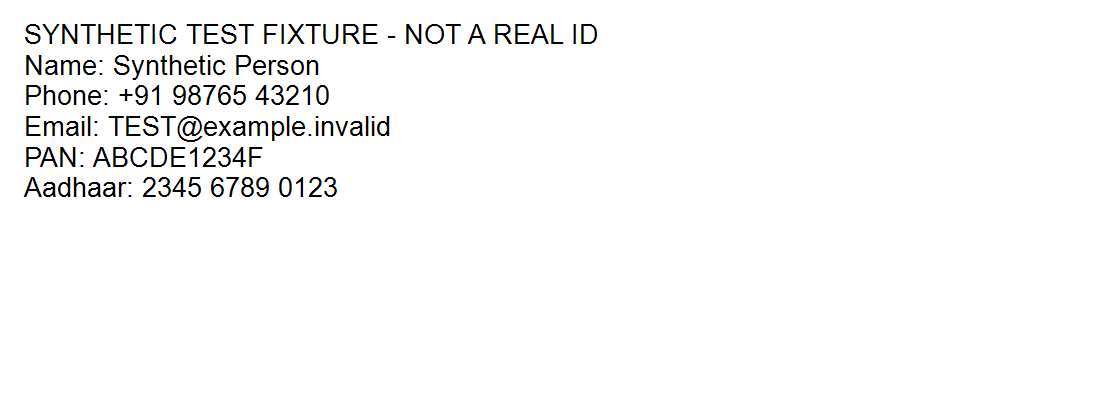
#> input picture tests/fixtures/synthetic-onboarding.png, 1100 x 400 px
$ python -i photo_extract.py   (imports and definitions only)
#> lines starting #> are read from the running program, lines starting #| are printed output that depends on the picture
#> further down, picture is the input picture: PIL image 1100x400 RGBA; mean R, G, B, A 248.4, 248.4, 248.3, 255
"""Extract candidate portrait photos from PAN, Aadhaar, and Resume documents.

Strategy:
 - PAN / Aadhaar (image scans): Use Pillow to detect face-like regions via
   skin-tone colour analysis and portrait-aspect-ratio heuristics, then crop.
 - Resume (PDF): Use pymupdf (fitz) to extract embedded images and pick the
   best portrait-proportioned one (likely the candidate photo).
 - Fallback: If no face region is found, return None (no photo stored).
"""

import io
import logging
from typing import Optional

log = logging.getLogger(__name__)


# [22 lines left out: functions _is_portrait_ratio, _has_skin_tones, not called in this run]


def _is_skin_pixel(r: int, g: int, b: int) -> bool:
    """Check if RGB values match human skin-tone range across all skin colours."""
    return r > 60 and g > 40 and b > 20 and abs(r - g) < 80 and r > b and (r - g) > 5


def _find_face_region_from_image(img) -> Optional[tuple]:
    """Find the portrait photo region in an ID card image.

    PAN and Aadhaar cards have a standardized layout:
    - The portrait photo is located in the upper-left quadrant (below the top header banner,
      above the bottom signature/UID band, and to the left of the name/text fields).
    - It takes up roughly 25-32% of card width and 40-48% of card height.
    - We use skin-tone pixel clustering to locate the candidate's actual headshot and crop
      with portrait margins (hair, face, shoulders).
    - Fallback: A standard ID photo frame is used if the photo is monochrome/grayscale,
      ensuring we NEVER crop the entire card or include signatures/headers.
    """
    w, h = img.size
#> w = 1100; h = 400
    is_landscape = w >= h
#> is_landscape = True

    zones = []
    if is_landscape:
        # Standard PAN/Aadhaar photo is strictly in the upper-left quadrant
        # (below header, above signature/footer, left of text fields)
        zones.append((int(w * 0.03), int(h * 0.14), int(w * 0.40), int(h * 0.68)))
        # Right quadrant for cards with photo on the right side
        zones.append((int(w * 0.60), int(h * 0.14), int(w * 0.97), int(h * 0.68)))
    else:
        # Vertical image / smartphone photo of card
        zones.append((int(w * 0.05), int(h * 0.15), int(w * 0.55), int(h * 0.65)))
        zones.append((int(w * 0.10), int(h * 0.08), int(w * 0.90), int(h * 0.50)))

    from PIL import Image

    # Pass 1: Skin-tone cluster detection (crops strictly around headshot/portrait)
    for zx1, zy1, zx2, zy2 in zones:
        zone = img.crop((zx1, zy1, zx2, zy2))
        zw, zh = zone.size
        # Downscale zone for fast skin-tone clustering if it's large
        scale = 1.0
        if zw > 200 or zh > 200:
            scale = 200.0 / max(zw, zh)
            small_w = max(1, int(zw * scale))
            small_h = max(1, int(zh * scale))
            proc_zone = zone.resize((small_w, small_h), Image.BILINEAR)
        else:
            proc_zone = zone

        pw, ph = proc_zone.size
        raw = proc_zone.tobytes()
        skin_pts = []
        for y in range(0, ph, 2):
            row_offset = y * pw * 3
            for x in range(0, pw, 2):
                idx = row_offset + x * 3
                if _is_skin_pixel(raw[idx], raw[idx + 1], raw[idx + 2]):
                    skin_pts.append((int(x / scale), int(y / scale)))

        if len(skin_pts) >= 20:
            xs = sorted(p[0] for p in skin_pts)
            ys = sorted(p[1] for p in skin_pts)
            n = len(xs)
            min_x, max_x = xs[int(n * 0.05)], xs[int(n * 0.95)]
            min_y, max_y = ys[int(n * 0.05)], ys[int(n * 0.95)]

            fw = max_x - min_x
            fh = max_y - min_y
            if fw >= 20 and fh >= 20:
                pad_top = int(fh * 0.40)
                pad_bot = int(fh * 0.45)
                pad_side = int(fw * 0.35)

                crop_x1 = max(0, min_x - pad_side)
                crop_y1 = max(0, min_y - pad_top)
                crop_x2 = min(zw, max_x + pad_side)
                crop_y2 = min(zh, max_y + pad_bot)

                cw = crop_x2 - crop_x1
                ch = crop_y2 - crop_y1
                if cw > 30 and ch > 30 and 0.75 <= (ch / cw) <= 1.8:
                    return (zx1 + crop_x1, zy1 + crop_y1, zx1 + crop_x2, zy1 + crop_y2)
#> this loop made 2 passes
#> pass 1, in _find_face_region_from_image, `zone = img.crop((zx1, zy1, zx2, zy2))`:
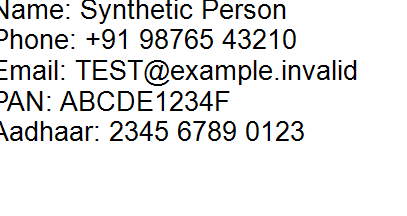
#> zone: PIL image 407x216 RGBA; mean R, G, B, A 231.3, 231.3, 231.3, 255
#> pass 1, in _find_face_region_from_image, `proc_zone = zone.resize((small_w, small_h), Image.BILINEAR)`:
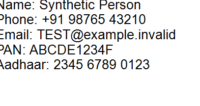
#> proc_zone: PIL image 200x106 RGBA; mean R, G, B, A 231.3, 231.3, 231.3, 255

    # Pass 2: Fallback to standard photo frame for monochrome/grayscale ID photos
    if is_landscape:
        # Standard ID photo frame: strictly 27% width, 44% height (never the full card!)
        frame_x1, frame_y1, frame_x2, frame_y2 = (
            int(w * 0.05),
            int(h * 0.18),
            int(w * 0.32),
            int(h * 0.62),
        )
#> frame_x1 = 55; frame_y1 = 72; frame_x2 = 352; frame_y2 = 248
        sample = img.crop((frame_x1, frame_y1, frame_x2, frame_y2)).convert("L")
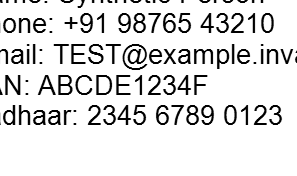
#> sample: PIL image 297x176 L; min 0, max 255, mean 225.2
        sample_small = sample.resize((100, 100))
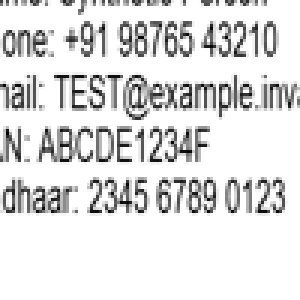
#> sample_small: PIL image 100x100 L (shown 3 times larger); min 0, max 255, mean 224.2
        pixels = list(sample_small.tobytes())
#> pixels = 10000 values, max 255 at index 6, min 0 at index 3032, mean 224.2
        mean = sum(pixels) / len(pixels)
#> mean = 224.2
        variance = sum((p - mean) ** 2 for p in pixels) / len(pixels)
#> variance = 3695.8
        std_dev = variance**0.5
#> std_dev = 60.79
        if std_dev > 15:  # Non-trivial portrait content (not blank white/plain background)
            return (frame_x1, frame_y1, frame_x2, frame_y2)

    return None


# [193 lines left out: functions extract_photo_from_id_card, extract_photo_from_pdf, extract_photo_from_document, not called in this run]

>>> from PIL import Image
>>> picture = Image.open('../tests/fixtures/synthetic-onboarding.png')
>>> result = _find_face_region_from_image(picture)
#> result = (55, 72, 352, 248)
